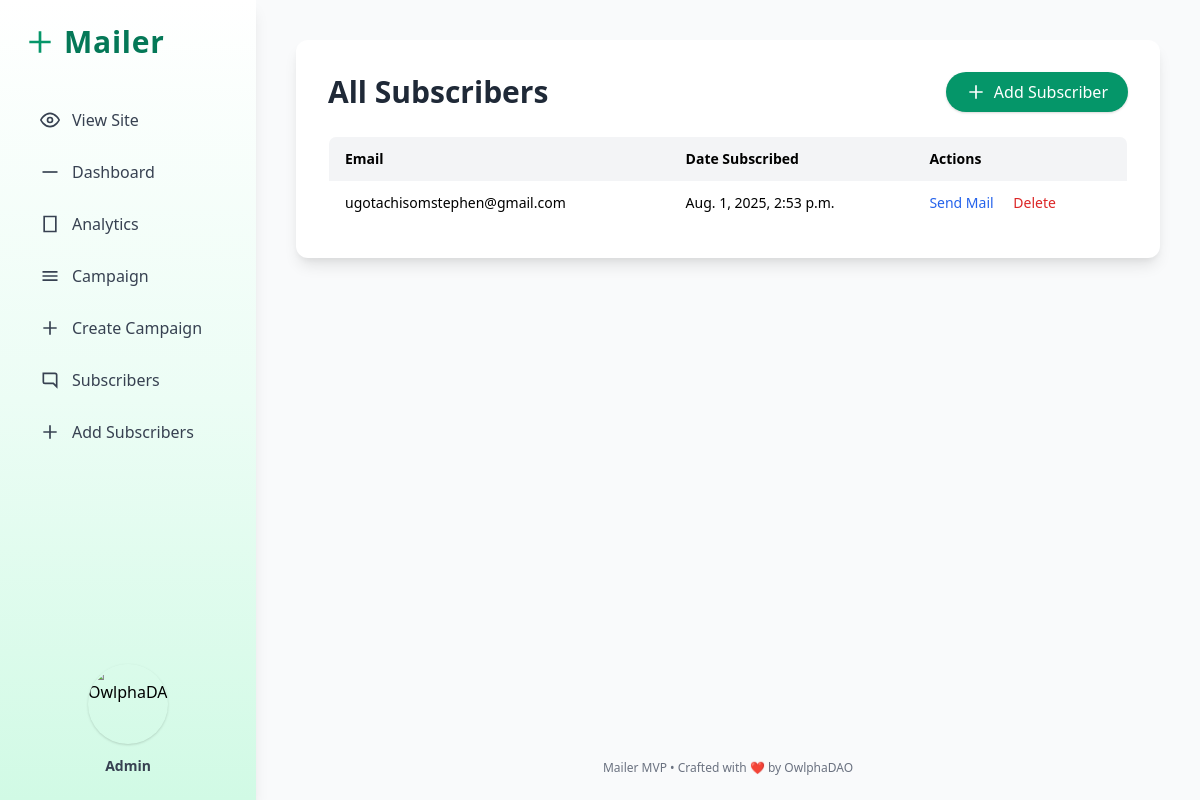
The page /subscribers/ on the database as committed earlier.
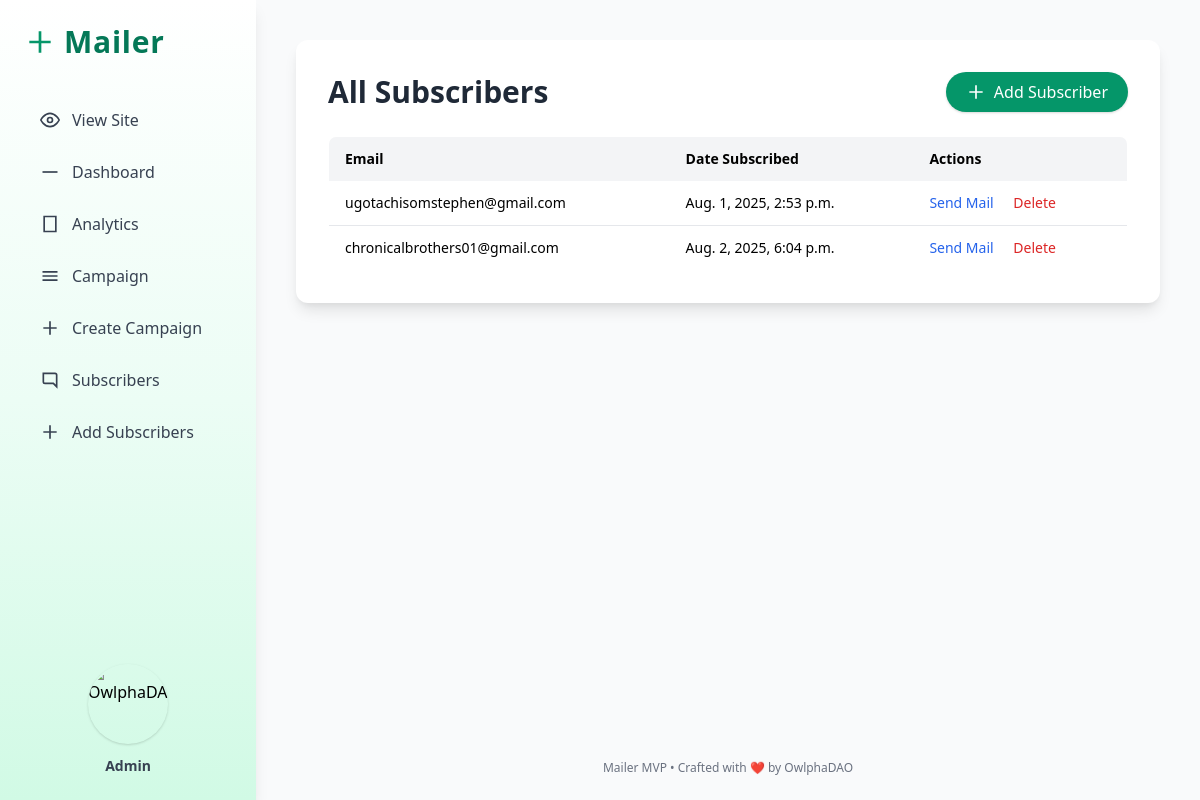
The same page on the database as committed later.
### MailApp/models.py (models this page shows, shortened)
class Subscriber(models.Model):
    email = models.EmailField(unique=True)
    date_subscribed = models.DateTimeField(auto_now_add=True)

### MailApp/views.py (the view)
# urls.py: path('subscribers/', views.subscriber_list, name='subscriber_list'),
def subscriber_list(request):
    subscribers = Subscriber.objects.all().order_by('date_subscribed')
    context = {
        'subscribers': subscribers,
        'title': 'Subscriber List | Mailer',
    }
    return render(request, 'pages/subscriber_list.html', context)

### MailApp/templates/pages/subscriber_list.html (shortened to what this page needs)
{% load static %}
<!DOCTYPE html>
<html lang="en">
    <head>
        <link rel = 'stylesheet' href='https://unpkg.com/boxicons@2.1.4/css/boxicons.min.css'>
        <link rel = 'stylesheet' href='https://cdn.jsdelivr.net/npm/bootstrap-icons@1.11.3/font/bootstrap-icons.min.css'>
        <link href="https://cdn.jsdelivr.net/npm/tailwindcss@2.2.19/dist/tailwind.min.css" rel="stylesheet">
    </head>
    <body class="h-screen flex bg-gray-50">
        <aside class="h-screen w-64 bg-gradient-to-b from-white via-green-50 to-green-100 shadow-lg p-6 flex flex-col fixed left-0 top-0">
            <div class="flex items-center gap-2 mb-10">
                <svg class="w-8 h-8 text-green-600" fill="none" stroke="currentColor" stroke-width="2" viewBox="0 0 24 24">
                <path d="M12 4v16m8-8H4"></path>
                </svg>
                <h1 class="text-3xl font-bold text-green-700 tracking-wide">Mailer</h1>
            </div>
            <nav class="flex flex-col gap-3">
                <a href="/" class="flex items-center gap-3 px-4 py-2 rounded-md text-gray-700 font-medium hover:bg-green-100 hover:text-green-700 transition-colors">
                    <svg class="w-5 h-5" fill="none" stroke="currentColor" stroke-width="2" viewBox="0 0 24 24">
                        <path d="M1 12s4-8 11-8 11 8 11 8-4 8-11 8-11-8-11-8z"></path>
                        <circle cx="12" cy="12" r="3"></circle>
                    </svg>
                    View Site
                </a>
                <a href="{% url 'dashboard' %}" class="flex items-center gap-3 px-4 py-2 rounded-md text-gray-700 font-medium hover:bg-green-100 hover:text-green-700 transition-colors">
                    <svg class="w-5 h-5" fill="none" stroke="currentColor" stroke-width="2" viewBox="0 0 24 24">
                        <path d="M3 12h18"></path>
                    </svg>
                    Dashboard
                </a>
                <a href="#" class="flex items-center gap-3 px-4 py-2 rounded-md text-gray-700 font-medium hover:bg-green-100 hover:text-green-700 transition-colors">
                    <svg class="w-5 h-5" fill="none" stroke="currentColor" stroke-width="2" viewBox="0 0 24 24">
                        <path d="M5 3h14v18H5z"></path>
                    </svg>
                    Analytics
                </a>
                <a href="{% url 'campaign_list' %}" class="flex items-center gap-3 px-4 py-2 rounded-md text-gray-700 font-medium hover:bg-green-100 hover:text-green-700 transition-colors">
                    <svg class="w-5 h-5" fill="none" stroke="currentColor" stroke-width="2" viewBox="0 0 24 24">
                        <path d="M3 7h18M3 12h18M3 17h18"></path>
                    </svg>
                    Campaign
                </a>
                <a href="{% url 'create_campaign' %}" class="flex items-center gap-3 px-4 py-2 rounded-md text-gray-700 font-medium hover:bg-green-100 hover:text-green-700 transition-colors">
                    <svg class="w-5 h-5" fill="none" stroke="currentColor" stroke-width="2" viewBox="0 0 24 24">
                        <path d="M12 4v16m8-8H4"></path>
                    </svg>
                    Create Campaign
                </a>
                <a href="{% url 'subscriber_list' %}" class="flex items-center gap-3 px-4 py-2 rounded-md text-gray-700 font-medium hover:bg-green-100 hover:text-green-700 transition-colors">
                    <svg class="w-5 h-5" fill="none" stroke="currentColor" stroke-width="2" viewBox="0 0 24 24">
                        <path d="M16 4h2a2 2 0 0 1 2 2v14l-4-4H6a2 2 0 0 1-2-2V4h12z"></path>
                    </svg>
                    Subscribers
                </a>
                <a href="{% url 'admin_add_subscriber' %}" class="flex items-center gap-3 px-4 py-2 rounded-md text-gray-700 font-medium hover:bg-green-100 hover:text-green-700 transition-colors">
                    <svg class="w-5 h-5" fill="none" stroke="currentColor" stroke-width="2" viewBox="0 0 24 24">
                        <path d="M12 4v16m8-8H4"></path>
                    </svg>
                    Add Subscribers
                </a>
            </nav>
            <div class="mt-auto flex flex-col items-center pt-10">
                <img src="https://media.licdn.com/dms/image/v2/D4D0BAQHUyn95gj3h1A/company-logo_200_200/company-logo_200_200/0/1708529125650?e=1756944000&v=beta&t=I1o-tPph7ojP9QZQuo7DZQyoFaOYWpSl2leumF_oxIk" alt="OwlphaDAO" class="w-20 h-20 object-contain rounded-full shadow">
                <p class="mt-3 text-sm font-semibold text-gray-700">Admin</p>
            </div>
        </aside>
        <main class="flex-1 ml-64 flex flex-col min-h-screen overflow-y-auto">
            <div class="flex-grow flex flex-col justify-start p-10">
                <div class="max-w-5xl w-full mx-auto p-8 bg-white rounded-xl shadow-lg">
                    <div class="flex justify-between items-center mb-6">
                        <h1 class="text-3xl font-bold text-gray-800">All Subscribers</h1>
                        <a href="{% url 'admin_add_subscriber' %}" class="inline-flex items-center gap-2 bg-green-600 text-white px-5 py-2 rounded-full shadow hover:bg-green-700 transition-all duration-200">
                            <svg class="w-5 h-5" fill="none" stroke="currentColor" stroke-width="2" viewBox="0 0 24 24">
                            <path d="M12 4v16m8-8H4"></path>
                            </svg>
                            Add Subscriber
                        </a>
                    </div>
                    <table class="min-w-full table-auto border border-gray-200 rounded-lg overflow-hidden">
                        <thead>
                            <tr class="bg-gray-100 text-left text-sm">
                                <th class="px-4 py-3 font-semibold">Email</th>
                                <th class="px-4 py-3 font-semibold">Date Subscribed</th>
                                <th class="px-4 py-3 font-semibold">Actions</th>
                            </tr>
                        </thead>
                        <tbody class="bg-white divide-y divide-gray-200 text-sm">
                            {% for subscriber in subscribers %}
                            <tr>
                                <td class="px-4 py-3">{{ subscriber.email }}</td>
                                <td class="px-4 py-3">{{ subscriber.date_subscribed }}</td>
                                <td class="px-4 py-3 space-x-4">
                                    <a href="{% url 'send_message' subscriber.pk %}" class="inline-block text-blue-600 font-medium hover:underline">Send Mail</a>
                                    <a href="{% url 'delete_subscriber' subscriber.pk %}" class="inline-block text-red-600 font-medium hover:underline" onclick="return confirm('Are you sure?');">Delete</a>
                                </td>
                            </tr>
                            {% empty %}
                            <tr>
                                <td colspan="3" class="px-4 py-4 text-center text-gray-500">No subscribers yet.</td>
                            </tr>
                            {% endfor %}
                        </tbody>
                    </table>
                </div>
            </div>
            <p class="text-gray-500 text-xs text-center py-6">Mailer MVP • Crafted with ❤️ by OwlphaDAO</p>
        </main>
    </body>
</html>

Rows that differ between the two databases and show on the page:
added Subscriber: email "chronicalbrothers01@gmail.com", date_subscribed "Aug. 2, 2025, 6:04 p.m."
